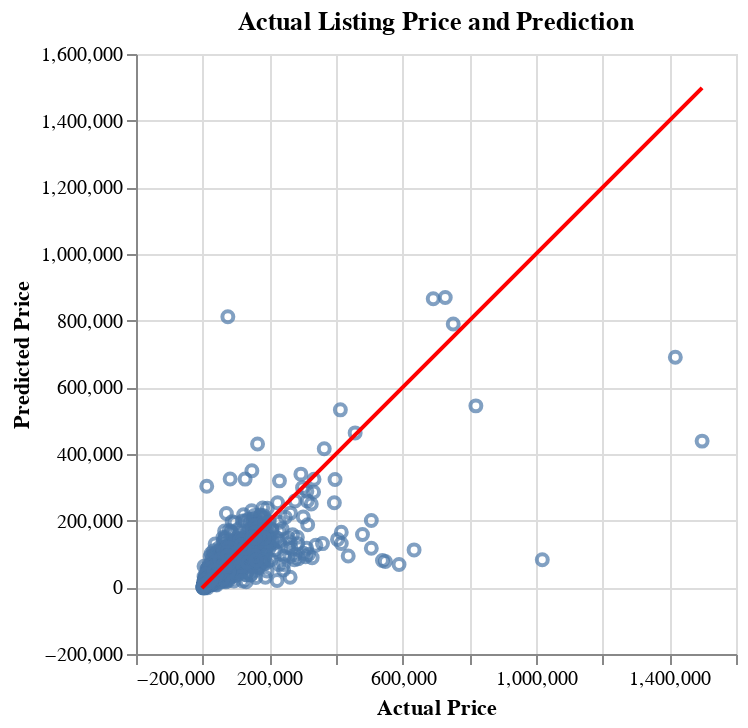

Write notebook code for a chart like this one.
### Code cell
prediction_plot = alt.Chart(test_pred, title='Actual Listing Price and Prediction').mark_point().encode(
    alt.X('price').title('Actual Price'),
    alt.Y('prediction').title('Predicted Price')
)

min_price = min(test_pred['price'].min(), test_pred['prediction'].min())
max_price = max(test_pred['price'].max(), test_pred['prediction'].max())

# Create a DataFrame for the 45-degree line
line_data = pd.DataFrame({
    'price': [min_price, max_price],
    'prediction': [min_price, max_price]
})

# Create the 45-degree line chart
line_chart = alt.Chart(line_data).mark_line(color='red').encode(
    x='price',
    y='prediction'
)

prediction_plot + line_chart

### Figure 1 — Vega specification as saved in the notebook (floating-point values rounded to 4 significant figures; data arrays with more than 128 entries replaced by an {"elided": "..."} marker saying what was removed)
{"$schema": "https://vega.github.io/schema/vega/v5.json", "data": [{"name": "source_1", "values": [{"prediction": -2440.0, "price": -2440.0}, {"prediction": 1498000.0, "price": 1498000.0}]}, {"name": "source_0", "values": {"elided": "12499 records"}}], "marks": [{"type": "symbol", "name": "layer_0_marks", "from": {"data": "source_0"}, "encode": {"update": {"description": {"signal": "\"Actual Price: \" + (format(datum[\"price\"], \"\")) + \"; Predicted Price: \" + (format(datum[\"prediction\"], \"\"))"}, "stroke": {"value": "#4c78a8"}, "ariaRoleDescription": {"value": "point"}, "x": {"field": "price", "scale": "x"}, "fill": {"value": "transparent"}, "y": {"field": "prediction", "scale": "y"}, "opacity": {"value": 0.7}}}, "style": ["point"]}, {"type": "line", "name": "layer_1_marks", "from": {"data": "source_1"}, "sort": {"field": "datum[\"price\"]"}, "encode": {"update": {"description": {"signal": "\"price: \" + (format(datum[\"price\"], \"\")) + \"; prediction: \" + (format(datum[\"prediction\"], \"\"))"}, "x": {"field": "price", "scale": "x"}, "stroke": {"value": "red"}, "y": {"field": "prediction", "scale": "y"}, "defined": {"signal": "isValid(datum[\"price\"]) && isFinite(+datum[\"price\"]) && isValid(datum[\"prediction\"]) && isFinite(+datum[\"prediction\"])"}}}, "style": ["line"]}], "scales": [{"name": "x", "type": "linear", "domain": {"fields": [{"data": "source_0", "field": "price"}, {"data": "source_1", "field": "price"}]}, "range": [0, {"signal": "width"}], "nice": true, "zero": true}, {"name": "y", "type": "linear", "domain": {"fields": [{"data": "source_0", "field": "prediction"}, {"data": "source_1", "field": "prediction"}]}, "range": [{"signal": "height"}, 0], "nice": true, "zero": true}], "axes": [{"scale": "x", "grid": true, "aria": false, "domain": false, "tickCount": {"signal": "ceil(width/40)"}, "gridScale": "y", "ticks": false, "minExtent": 0, "labels": false, "maxExtent": 0, "zindex": 0, "orient": "bottom"}, {"scale": "y", "gridScale": "x", "aria": false, "labels": false, "grid": true, "domain": false, "orient": "left", "tickCount": {"signal": "ceil(height/40)"}, "maxExtent": 0, "minExtent": 0, "zindex": 0, "ticks": false}, {"scale": "x", "labelOverlap": true, "grid": false, "orient": "bottom", "title": "Actual Price", "tickCount": {"signal": "ceil(width/40)"}, "zindex": 0, "labelFlush": true}, {"scale": "y", "tickCount": {"signal": "ceil(height/40)"}, "title": "Predicted Price", "orient": "left", "grid": false, "labelOverlap": true, "zindex": 0}], "title": {"text": "Actual Listing Price and Prediction", "frame": "group"}, "height": 300, "style": "cell", "background": "white", "padding": 5, "width": 300}
